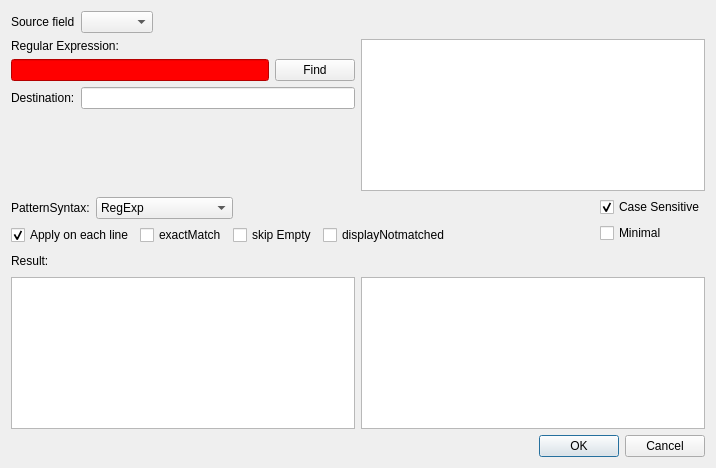
<?xml version="1.0" encoding="UTF-8"?>
<ui version="4.0">
 <class>regexwizzard</class>
 <widget class="QDialog" name="regexwizzard">
  <property name="geometry">
   <rect>
    <x>0</x>
    <y>0</y>
    <width>716</width>
    <height>468</height>
   </rect>
  </property>
  <property name="windowTitle">
   <string>Dialog</string>
  </property>
  <layout class="QVBoxLayout" name="verticalLayout_5">
   <item>
    <layout class="QHBoxLayout" name="horizontalLayout">
     <item>
      <widget class="QLabel" name="label">
       <property name="text">
        <string>Source field</string>
       </property>
      </widget>
     </item>
     <item>
      <widget class="QComboBox" name="m_inputField"/>
     </item>
     <item>
      <spacer name="horizontalSpacer">
       <property name="orientation">
        <enum>Qt::Horizontal</enum>
       </property>
       <property name="sizeHint" stdset="0">
        <size>
         <width>218</width>
         <height>20</height>
        </size>
       </property>
      </spacer>
     </item>
    </layout>
   </item>
   <item>
    <layout class="QHBoxLayout" name="horizontalLayout_5">
     <item>
      <layout class="QVBoxLayout" name="verticalLayout_4">
       <item>
        <layout class="QVBoxLayout" name="verticalLayout">
         <item>
          <widget class="QLabel" name="label_2">
           <property name="text">
            <string>Regular Expression:</string>
           </property>
          </widget>
         </item>
         <item>
          <layout class="QHBoxLayout" name="horizontalLayout_4">
           <item>
            <widget class="QLineEdit" name="m_regexpEdit">
             <property name="styleSheet">
              <string notr="true">background: #ff0000;</string>
             </property>
            </widget>
           </item>
           <item>
            <widget class="QPushButton" name="findbutton">
             <property name="text">
              <string>Find</string>
             </property>
            </widget>
           </item>
          </layout>
         </item>
         <item>
          <layout class="QHBoxLayout" name="horizontalLayout_6">
           <item>
            <widget class="QLabel" name="label_4">
             <property name="text">
              <string>Destination:</string>
             </property>
            </widget>
           </item>
           <item>
            <widget class="QLineEdit" name="m_dstEdit"/>
           </item>
          </layout>
         </item>
        </layout>
       </item>
       <item>
        <spacer name="verticalSpacer">
         <property name="orientation">
          <enum>Qt::Vertical</enum>
         </property>
         <property name="sizeHint" stdset="0">
          <size>
           <width>20</width>
           <height>40</height>
          </size>
         </property>
        </spacer>
       </item>
      </layout>
     </item>
     <item>
      <widget class="QListView" name="m_matchToField"/>
     </item>
    </layout>
   </item>
   <item>
    <layout class="QHBoxLayout" name="horizontalLayout_2">
     <item>
      <layout class="QVBoxLayout" name="verticalLayout_2">
       <item>
        <layout class="QHBoxLayout" name="horizontalLayout_7">
         <item>
          <widget class="QLabel" name="label_5">
           <property name="text">
            <string>PatternSyntax:</string>
           </property>
          </widget>
         </item>
         <item>
          <widget class="QComboBox" name="m_patternSyntax">
           <item>
            <property name="text">
             <string>RegExp</string>
            </property>
           </item>
           <item>
            <property name="text">
             <string>Wildcard</string>
            </property>
           </item>
           <item>
            <property name="text">
             <string>FixedString</string>
            </property>
           </item>
           <item>
            <property name="text">
             <string>RegExp2</string>
            </property>
           </item>
           <item>
            <property name="text">
             <string>WildcardUnix</string>
            </property>
           </item>
           <item>
            <property name="text">
             <string>W3CXmlSchema11</string>
            </property>
           </item>
          </widget>
         </item>
         <item>
          <spacer name="horizontalSpacer_4">
           <property name="orientation">
            <enum>Qt::Horizontal</enum>
           </property>
           <property name="sizeHint" stdset="0">
            <size>
             <width>58</width>
             <height>20</height>
            </size>
           </property>
          </spacer>
         </item>
        </layout>
       </item>
       <item>
        <layout class="QHBoxLayout" name="horizontalLayout_8">
         <item>
          <widget class="QCheckBox" name="m_eachline">
           <property name="text">
            <string>Apply on each line</string>
           </property>
           <property name="checked">
            <bool>true</bool>
           </property>
          </widget>
         </item>
         <item>
          <widget class="QCheckBox" name="m_exactMatch">
           <property name="text">
            <string>exactMatch</string>
           </property>
          </widget>
         </item>
         <item>
          <widget class="QCheckBox" name="m_skipEmpty">
           <property name="text">
            <string>skip Empty</string>
           </property>
          </widget>
         </item>
         <item>
          <widget class="QCheckBox" name="m_displayNotMatched">
           <property name="text">
            <string>displayNotmatched</string>
           </property>
          </widget>
         </item>
         <item>
          <spacer name="horizontalSpacer_5">
           <property name="orientation">
            <enum>Qt::Horizontal</enum>
           </property>
           <property name="sizeHint" stdset="0">
            <size>
             <width>98</width>
             <height>20</height>
            </size>
           </property>
          </spacer>
         </item>
        </layout>
       </item>
      </layout>
     </item>
     <item>
      <layout class="QVBoxLayout" name="verticalLayout_3">
       <item>
        <widget class="QCheckBox" name="m_caseSensitive">
         <property name="text">
          <string>Case Sensitive</string>
         </property>
         <property name="checked">
          <bool>true</bool>
         </property>
        </widget>
       </item>
       <item>
        <widget class="QCheckBox" name="m_minimal">
         <property name="text">
          <string>Minimal</string>
         </property>
        </widget>
       </item>
      </layout>
     </item>
    </layout>
   </item>
   <item>
    <layout class="QHBoxLayout" name="horizontalLayout_3">
     <item>
      <widget class="QLabel" name="label_3">
       <property name="text">
        <string>Result:</string>
       </property>
      </widget>
     </item>
     <item>
      <spacer name="horizontalSpacer_3">
       <property name="orientation">
        <enum>Qt::Horizontal</enum>
       </property>
       <property name="sizeHint" stdset="0">
        <size>
         <width>328</width>
         <height>20</height>
        </size>
       </property>
      </spacer>
     </item>
    </layout>
   </item>
   <item>
    <layout class="QHBoxLayout" name="horizontalLayout_9">
     <item>
      <widget class="QPlainTextEdit" name="after">
       <property name="readOnly">
        <bool>true</bool>
       </property>
      </widget>
     </item>
     <item>
      <widget class="QListView" name="m_resultView"/>
     </item>
    </layout>
   </item>
   <item>
    <widget class="QDialogButtonBox" name="buttonBox">
     <property name="orientation">
      <enum>Qt::Horizontal</enum>
     </property>
     <property name="standardButtons">
      <set>QDialogButtonBox::Cancel|QDialogButtonBox::Ok</set>
     </property>
    </widget>
   </item>
  </layout>
 </widget>
 <resources/>
 <connections>
  <connection>
   <sender>buttonBox</sender>
   <signal>accepted()</signal>
   <receiver>regexwizzard</receiver>
   <slot>accept()</slot>
   <hints>
    <hint type="sourcelabel">
     <x>248</x>
     <y>254</y>
    </hint>
    <hint type="destinationlabel">
     <x>157</x>
     <y>274</y>
    </hint>
   </hints>
  </connection>
  <connection>
   <sender>buttonBox</sender>
   <signal>rejected()</signal>
   <receiver>regexwizzard</receiver>
   <slot>reject()</slot>
   <hints>
    <hint type="sourcelabel">
     <x>316</x>
     <y>260</y>
    </hint>
    <hint type="destinationlabel">
     <x>286</x>
     <y>274</y>
    </hint>
   </hints>
  </connection>
 </connections>
</ui>
